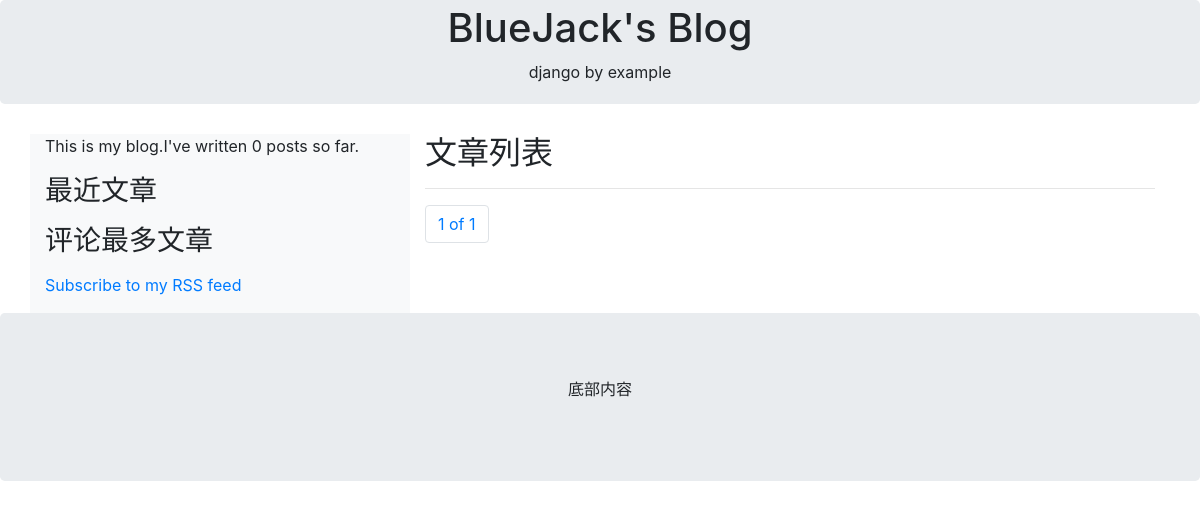
The page /blog/ on the database as committed earlier.
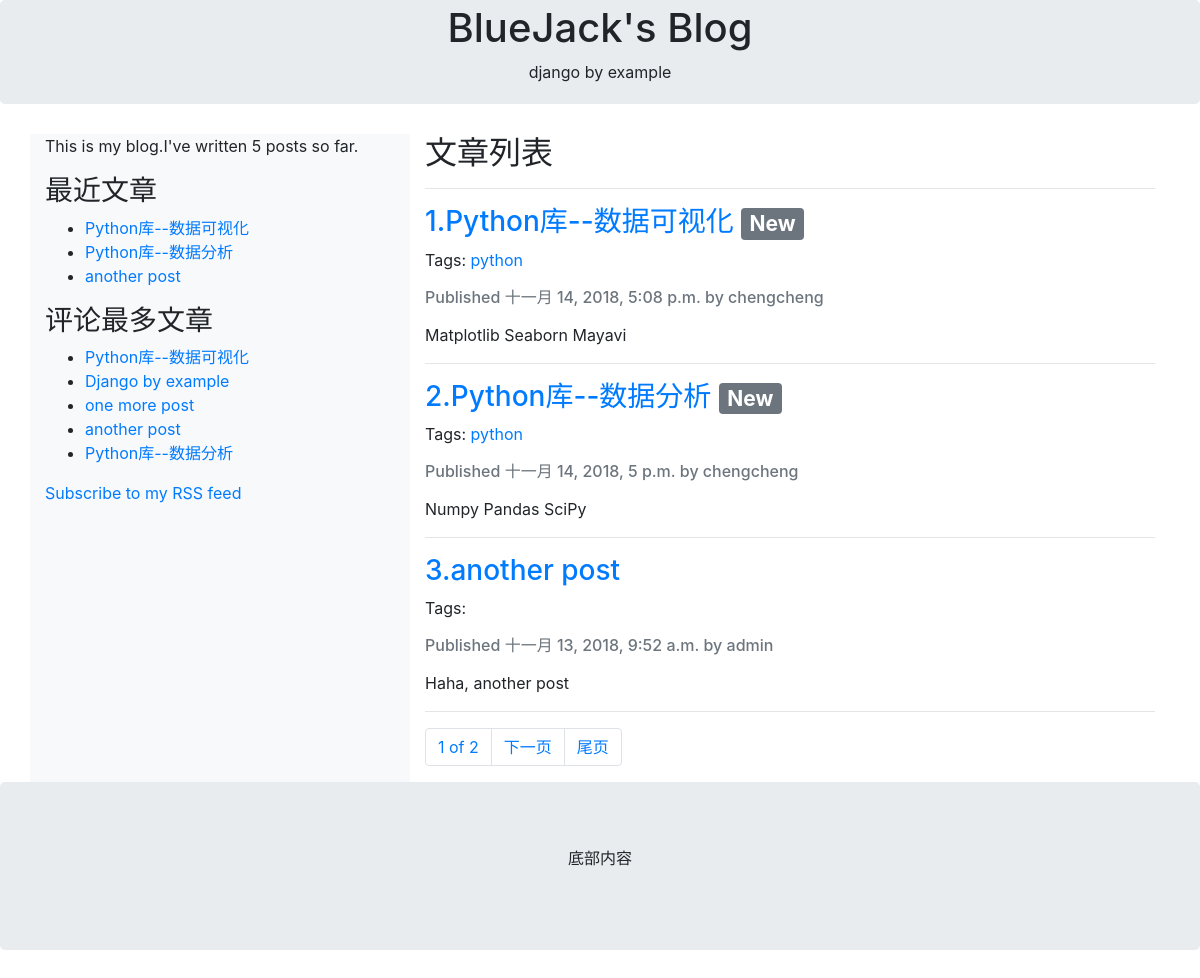
The same page on the database as committed later.
### blog/models.py (models this page shows, shortened)
class Post(models.Model):
    STATUS_CHOICES = (('draft', 'Draft'), ('published', 'Published'))
    title = models.CharField(max_length=300)
    slug = models.SlugField(max_length=300, unique_for_date='publish')
    author = models.ForeignKey(User, related_name='blog_posts', on_delete=models.CASCADE)
    body = models.TextField()
    publish = models.DateTimeField(default=timezone.now)
    created = models.DateTimeField(auto_now_add=True)
    updated = models.DateTimeField(auto_now=True)
    status = models.CharField(max_length=10, choices=STATUS_CHOICES, default='draft')
    tags = TaggableManager()
    objects = models.Manager()
    published = PublishedManager()
    class Meta:
        ordering = ('-publish',)
    def get_absolute_url(self):
        return reverse('blog:detail', args=(self.pk,))

### blog/views.py (the view)
# urls.py: path('', views.post_list, name='list'),
def post_list(request, tag_slug=None):
    posts = Post.published.all()
    tag = None
    if tag_slug:
        tag = get_object_or_404(Tag, slug=tag_slug)
        posts = posts.filter(tags__in=[tag])
    paginator = Paginator(posts, 3)
    page_id = request.GET.get('page')
    try:
        page = paginator.page(page_id)
    except PageNotAnInteger:
        page = paginator.page(1)
    except EmptyPage:
        page = paginator.page(paginator.num_pages)
    context = {'object_list': page, 'page_obj': page, 'tag': tag}
    return render(request, 'blog/post_list.html', context=context)

### blog/models.py (called while the page is built)
    def get_queryset(self):
        return super(PublishedManager, self).get_queryset().filter(status='published')

### blog/templatetags/blog_tags.py (called while the page is built)
@register.simple_tag
def total_posts():
    return Post.published.count()

@register.inclusion_tag('blog/latest_posts.html')
def show_latest_posts(count=5):
    latest_posts = Post.published.order_by('-publish')[:count]
    return {'latest_posts': latest_posts}

@register.simple_tag
def get_most_commented_posts(count=5):
    return Post.published.annotate(total_comments=Count('comments')).order_by('-total_comments')[:count]

@register.filter(name='markdown')
def markdown_format(text):
    return mark_safe(markdown.markdown(text))

### blog/templates/blog/post_list.html (shortened to what this page needs)
{% extends "blog/base.html" %}
{% load blog_tags %}
{% block content %}
    {% if tag %}
        <h2>文章列表(tagged with "{{tag.name}}")</h2>
    {% else %}
        <h2>文章列表</h2><hr>
    {% endif %}
    {% for post in object_list %}
        <h3>
            <a href="{{ post.get_absolute_url }}">
                {{forloop.counter}}.{{ post.title }}
            </a>
        {% if forloop.counter <= 2  %}
            <span class="badge badge-secondary">New</span>
        {% endif %}
        </h3>
        <p>Tags:
        {% for tag in post.tags.all %}
            <a href="{% url 'blog:list_by_tag' tag.slug %}">{{tag.name}}</a>
        {% endfor %}
        </p>
        <h6 class="text-muted">
            Published {{ post.publish }} by {{ post.author }}
        </h6>
        <p class="text-dark">
            {{ post.body|markdown|truncatewords:30 }}
        </p><hr>
    {% endfor %}
    {% include 'blog/pagination.html' %}
{% endblock %}

### blog/templates/blog/base.html (shortened to what this page needs)
{% load blog_tags %}
{% load static %}
<!DOCTYPE html>
<html>
<head>
    <link rel="stylesheet" href="https://cdn.bootcss.com/bootstrap/4.1.0/css/bootstrap.min.css">
</head>
<body>
<div class="jumbotron text-center m-0 p-1">
      <h1>BlueJack's Blog</h1>
      <p>django by example</p>
</div>
<div class="container" style="margin-top:30px">
      <div class="row">
        <div class="col-sm-4 bg-light">
          <p>This is my blog.I've written {% total_posts %} posts so far.</p>
          <h3>最近文章</h3>
          {% show_latest_posts 3 %}
          <h3>评论最多文章</h3>
          {% get_most_commented_posts as most_commented_posts %}
          <ul>
          {% for post in most_commented_posts %}
              <li>
                  <a href="{{post.get_absolute_url}}">{{post.title}}</a>
              </li>
          {% endfor %}
          </ul>
          <p><a href='{% url "blog:post_feed" %}'>Subscribe to my RSS feed</a></p>
        </div>
        <div class="col-sm-8">
          {% block content %}{% endblock %}
        </div>
      </div>
</div>
<div class="jumbotron text-center">
      <p>底部内容</p>
</div>
</body>
</html>

### blog/templates/blog/latest_posts.html
<ul>
    {% for post in latest_posts %}
    <li>
        <a href="{{post.get_absolute_url}}">{{post.title}}</a>
    </li>
    {% endfor %}
</ul>

Rows that differ between the two databases and show on the page:
added Post: title "Python库--数据可视化", shows "New", publish "十一月 14, 2018, 5:08 p.m.", author "chengcheng", body "Matplotlib Seaborn Mayavi"
added Post: title "Python库--数据分析", shows "New", publish "十一月 14, 2018, 5 p.m.", author "chengcheng", body "Numpy Pandas SciPy"
now on this page (row edited): Post: title "another post", publish "十一月 13, 2018, 9:52 a.m.", author "admin", body "Haha, another post"
now on this page (row edited): Post: title "Django by example", shown under "评论最多文章"
now on this page (row edited): Post: title "one more post", shown under "评论最多文章"
now on this page (row unchanged): Tag: name "python"
Other text that changed with them:
{{ page_obj.paginator.num_pages }}: "1" → "2"
text no longer shown: "0"
text now shown: "5 下一页 尾页"
